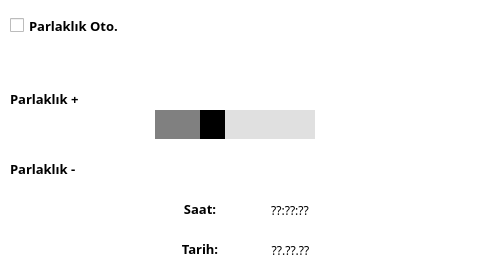
<?xml version="1.0" encoding="UTF-8"?>
<ui version="4.0">
 <class>Settings</class>
 <widget class="QWidget" name="Settings">
  <property name="geometry">
   <rect>
    <x>0</x>
    <y>0</y>
    <width>480</width>
    <height>272</height>
   </rect>
  </property>
  <property name="windowTitle">
   <string>Form</string>
  </property>
  <widget class="QLabel" name="background">
   <property name="geometry">
    <rect>
     <x>0</x>
     <y>0</y>
     <width>480</width>
     <height>272</height>
    </rect>
   </property>
   <property name="styleSheet">
    <string notr="true">background:white;</string>
   </property>
   <property name="text">
    <string/>
   </property>
  </widget>
  <widget class="QLabel" name="labelBacklightMinus">
   <property name="geometry">
    <rect>
     <x>10</x>
     <y>160</y>
     <width>101</width>
     <height>17</height>
    </rect>
   </property>
   <property name="font">
    <font>
     <family>Ubuntu Mono</family>
     <pointsize>10</pointsize>
     <weight>75</weight>
     <bold>true</bold>
    </font>
   </property>
   <property name="styleSheet">
    <string notr="true">color:black;</string>
   </property>
   <property name="text">
    <string>Parlaklık -</string>
   </property>
  </widget>
  <widget class="QCheckBox" name="checkBox">
   <property name="geometry">
    <rect>
     <x>10</x>
     <y>10</y>
     <width>121</width>
     <height>31</height>
    </rect>
   </property>
   <property name="font">
    <font>
     <family>Ubuntu Mono</family>
     <pointsize>10</pointsize>
     <weight>75</weight>
     <bold>true</bold>
    </font>
   </property>
   <property name="styleSheet">
    <string notr="true">color:black;</string>
   </property>
   <property name="text">
    <string>Parlaklık Oto.</string>
   </property>
   <property name="iconSize">
    <size>
     <width>20</width>
     <height>20</height>
    </size>
   </property>
   <property name="checkable">
    <bool>true</bool>
   </property>
   <property name="checked">
    <bool>false</bool>
   </property>
  </widget>
  <widget class="QLabel" name="labelBacklightPlus">
   <property name="geometry">
    <rect>
     <x>10</x>
     <y>90</y>
     <width>101</width>
     <height>17</height>
    </rect>
   </property>
   <property name="font">
    <font>
     <family>Ubuntu Mono</family>
     <pointsize>10</pointsize>
     <weight>75</weight>
     <bold>true</bold>
    </font>
   </property>
   <property name="styleSheet">
    <string notr="true">color:black;</string>
   </property>
   <property name="text">
    <string>Parlaklık +</string>
   </property>
  </widget>
  <widget class="QLabel" name="labelTarih">
   <property name="geometry">
    <rect>
     <x>245</x>
     <y>240</y>
     <width>91</width>
     <height>21</height>
    </rect>
   </property>
   <property name="font">
    <font>
     <family>Ubuntu Mono</family>
    </font>
   </property>
   <property name="styleSheet">
    <string notr="true">color:black;</string>
   </property>
   <property name="text">
    <string>??.??.??</string>
   </property>
   <property name="alignment">
    <set>Qt::AlignCenter</set>
   </property>
  </widget>
  <widget class="QLabel" name="label">
   <property name="geometry">
    <rect>
     <x>10</x>
     <y>210</y>
     <width>54</width>
     <height>54</height>
    </rect>
   </property>
   <property name="styleSheet">
    <string notr="true">image: url(:/Images/Home_Button.png);</string>
   </property>
   <property name="text">
    <string/>
   </property>
  </widget>
  <widget class="QLabel" name="labelSaat">
   <property name="geometry">
    <rect>
     <x>250</x>
     <y>200</y>
     <width>80</width>
     <height>21</height>
    </rect>
   </property>
   <property name="font">
    <font>
     <family>Ubuntu Mono</family>
    </font>
   </property>
   <property name="styleSheet">
    <string notr="true">color:black;</string>
   </property>
   <property name="text">
    <string>??:??:??</string>
   </property>
   <property name="alignment">
    <set>Qt::AlignCenter</set>
   </property>
  </widget>
  <widget class="QLabel" name="labelTarihtText">
   <property name="geometry">
    <rect>
     <x>160</x>
     <y>240</y>
     <width>80</width>
     <height>17</height>
    </rect>
   </property>
   <property name="font">
    <font>
     <family>Ubuntu Mono</family>
     <pointsize>10</pointsize>
     <weight>75</weight>
     <bold>true</bold>
    </font>
   </property>
   <property name="styleSheet">
    <string notr="true">color:black;</string>
   </property>
   <property name="text">
    <string>Tarih:</string>
   </property>
   <property name="alignment">
    <set>Qt::AlignCenter</set>
   </property>
  </widget>
  <widget class="QLabel" name="labelSaatText">
   <property name="geometry">
    <rect>
     <x>160</x>
     <y>200</y>
     <width>80</width>
     <height>17</height>
    </rect>
   </property>
   <property name="font">
    <font>
     <family>Ubuntu Mono</family>
     <pointsize>10</pointsize>
     <weight>75</weight>
     <bold>true</bold>
    </font>
   </property>
   <property name="styleSheet">
    <string notr="true">color:black;</string>
   </property>
   <property name="text">
    <string>Saat:</string>
   </property>
   <property name="alignment">
    <set>Qt::AlignCenter</set>
   </property>
  </widget>
  <widget class="QLabel" name="leftbt">
   <property name="geometry">
    <rect>
     <x>420</x>
     <y>200</y>
     <width>51</width>
     <height>51</height>
    </rect>
   </property>
   <property name="styleSheet">
    <string notr="true">image: url(:/Images/bot_button.png);</string>
   </property>
   <property name="text">
    <string/>
   </property>
  </widget>
  <widget class="QLabel" name="rightbt">
   <property name="geometry">
    <rect>
     <x>420</x>
     <y>140</y>
     <width>51</width>
     <height>51</height>
    </rect>
   </property>
   <property name="styleSheet">
    <string notr="true">image: url(:/Images/top_button.png);</string>
   </property>
   <property name="text">
    <string/>
   </property>
  </widget>
  <widget class="QSlider" name="horizontalSlider">
   <property name="enabled">
    <bool>true</bool>
   </property>
   <property name="geometry">
    <rect>
     <x>155</x>
     <y>110</y>
     <width>160</width>
     <height>29</height>
    </rect>
   </property>
   <property name="font">
    <font>
     <family>Ubuntu Mono</family>
     <pointsize>10</pointsize>
    </font>
   </property>
   <property name="styleSheet">
    <string notr="true">/* Kızağın genel kalınlığı ve arka planı */
QSlider::groove:horizontal {
    border: none;
    height: 35px; 
    background: #dcdcdc;
}

/* Sol taraftaki dolgu kısmı (Sarı/Turuncu) */
QSlider::sub-page:horizontal {
    background: gray; 
}

/* Sağ taraftaki boş kısım (Açık Gri) */
QSlider::add-page:horizontal {
    background: #e0e0e0;
}

/* Kaydırıcı Tutamaç*/
QSlider::handle:horizontal {
    background: black;
    width: 25px; /* Tutamacın genişliği */
}</string>
   </property>
   <property name="maximum">
    <number>6</number>
   </property>
   <property name="value">
    <number>2</number>
   </property>
   <property name="tracking">
    <bool>true</bool>
   </property>
   <property name="orientation">
    <enum>Qt::Horizontal</enum>
   </property>
   <property name="invertedAppearance">
    <bool>false</bool>
   </property>
   <property name="tickPosition">
    <enum>QSlider::TicksAbove</enum>
   </property>
   <property name="tickInterval">
    <number>0</number>
   </property>
  </widget>
  <widget class="QLabel" name="increasebt">
   <property name="geometry">
    <rect>
     <x>420</x>
     <y>20</y>
     <width>51</width>
     <height>51</height>
    </rect>
   </property>
   <property name="styleSheet">
    <string notr="true">image: url(:/Images/right_button.png);</string>
   </property>
   <property name="text">
    <string/>
   </property>
  </widget>
  <widget class="QLabel" name="decreasebt">
   <property name="geometry">
    <rect>
     <x>420</x>
     <y>80</y>
     <width>51</width>
     <height>51</height>
    </rect>
   </property>
   <property name="styleSheet">
    <string notr="true">image: url(:/Images/left_button.png);</string>
   </property>
   <property name="text">
    <string/>
   </property>
  </widget>
 </widget>
 <resources/>
 <connections/>
</ui>
